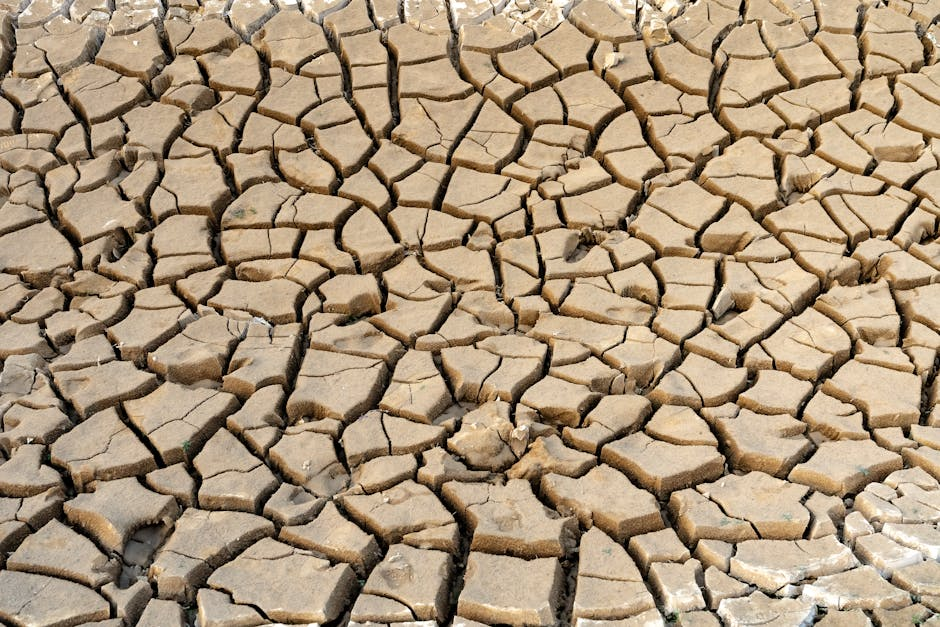
#> input picture data/new_downloads/images/image_0000.jpg, 940 x 627 px
$ python -i data_processing.py   (imports and definitions only)
#> lines starting #> are read from the running program, lines starting #| are printed output that depends on the picture
import cv2
import numpy as np
from typing import Dict, Tuple, Any


class ImagePreprocessor:
    """
    图像预处理器
    用于农田裂缝检测的图像预处理流程
    """

    def __init__(self, target_size: Tuple[int, int] = (640, 640)):
        self.target_size = target_size

    def resize_with_padding(self, image: np.ndarray) -> Tuple[np.ndarray, Dict[str, Any]]:
        """
        等比例缩放图像并填充到目标尺寸

        Args:
            image: 输入图像 (H, W, C)

        Returns:
            处理后的图像和缩放信息字典
        """
        h, w = image.shape[:2]
        target_h, target_w = self.target_size

        # 计算缩放比例（保持长宽比）
        scale = min(target_w / w, target_h / h)

        new_w = int(w * scale)
        new_h = int(h * scale)

        # 缩放图像
        resized = cv2.resize(image, (new_w, new_h), interpolation=cv2.INTER_LINEAR)

        # 计算padding
        pad_x = (target_w - new_w) // 2
        pad_y = (target_h - new_h) // 2
        pad_x_right = target_w - new_w - pad_x
        pad_y_bottom = target_h - new_h - pad_y

        # 填充图像（使用常数填充，值为0）
        padded = cv2.copyMakeBorder(
            resized,
            pad_y, pad_y_bottom,
            pad_x, pad_x_right,
            cv2.BORDER_CONSTANT,
            value=(0, 0, 0)
        )

        info = {
            'scale': scale,
            'pad_x': pad_x,
            'pad_y': pad_y,
            'original_size': (h, w),
            'resized_size': (new_h, new_w)
        }

        return padded, info

    def color_correction(self, image: np.ndarray) -> np.ndarray:
        """
        颜色校正（CLAHE对比度增强）

        Args:
            image: 输入图像

        Returns:
            校正后的图像
        """
        # 转换到LAB色彩空间
        lab = cv2.cvtColor(image, cv2.COLOR_BGR2LAB)
        l_channel, a_channel, b_channel = cv2.split(lab)

        # 应用CLAHE到L通道
        clahe = cv2.createCLAHE(clipLimit=2.0, tileGridSize=(8, 8))
        l_channel = clahe.apply(l_channel)

        # 合并通道并转换回BGR
        enhanced_lab = cv2.merge([l_channel, a_channel, b_channel])
        corrected = cv2.cvtColor(enhanced_lab, cv2.COLOR_LAB2BGR)

        return corrected.astype(np.uint8)

    def preprocess_pipeline(self, image: np.ndarray) -> Tuple[np.ndarray, Dict[str, Any]]:
        """
        完整的预处理流水线

        Args:
            image: 输入图像

        Returns:
            处理后的图像和预处理信息
        """
        # 颜色校正
        corrected = self.color_correction(image)

        # 缩放和填充
        processed, info = self.resize_with_padding(corrected)

        return processed, info

>>> import cv2
>>> picture = cv2.imread('../../data/new_downloads/images/image_0000.jpg')
#> picture is the input picture: shape (627, 940, 3); mean B, G, R 121.9, 148.7, 170.2
>>> result = ImagePreprocessor().preprocess_pipeline(picture)
#> in color_correction, `lab = cv2.cvtColor(image, cv2.COLOR_BGR2LAB)`: lab: shape (627, 940, 3); mean of channels 0, 1, 2 158.1, 132, 145.1
#> in color_correction, `l_channel, a_channel, b_channel = cv2.split(lab)`:
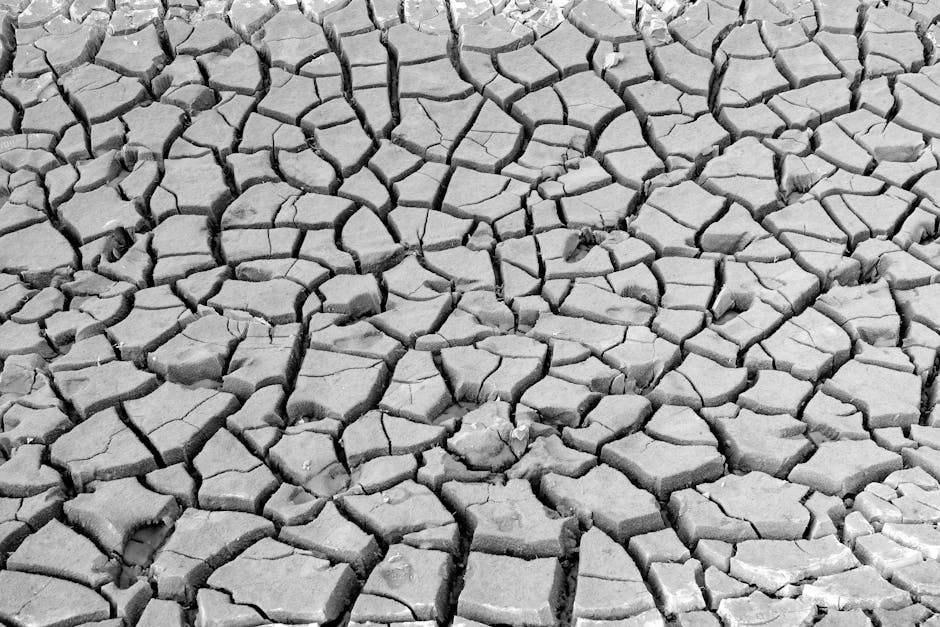
#> l_channel: shape (627, 940); min 0, max 255, mean 158.1
#> in color_correction, `l_channel, a_channel, b_channel = cv2.split(lab)`:
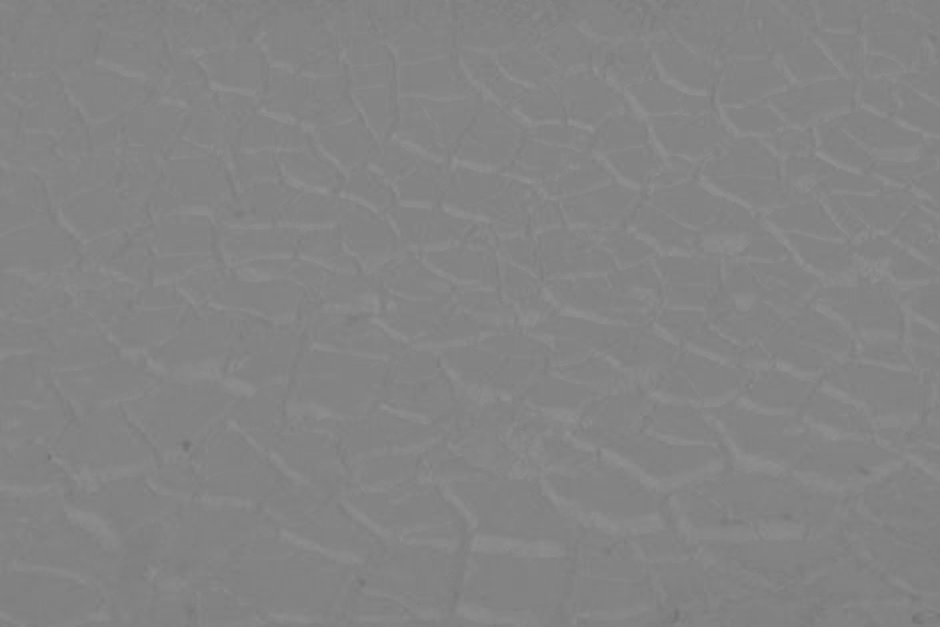
#> a_channel: shape (627, 940); min 112, max 149, mean 132
#> in color_correction, `l_channel, a_channel, b_channel = cv2.split(lab)`:
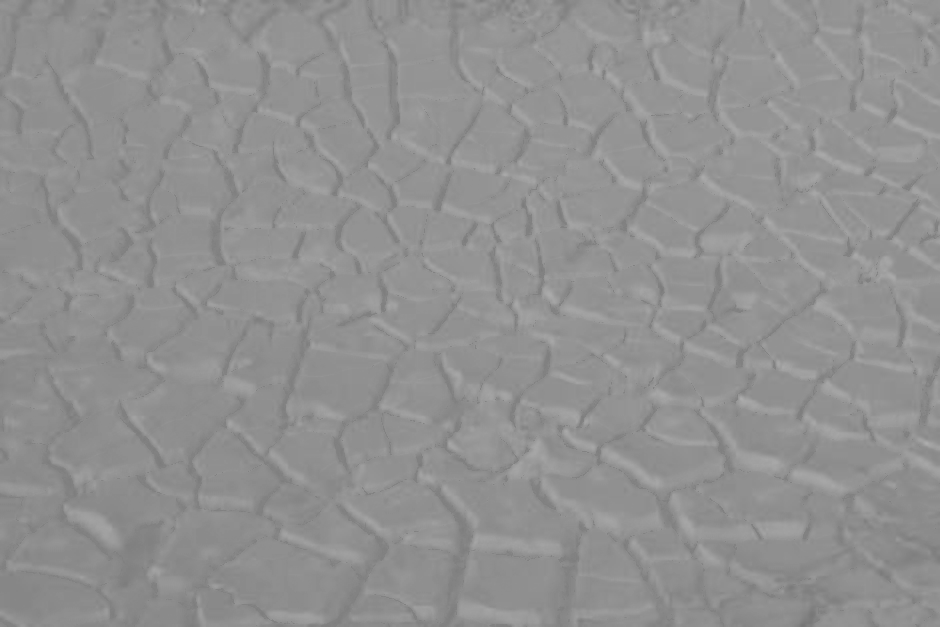
#> b_channel: shape (627, 940); min 117, max 173, mean 145.1
#> in color_correction, `l_channel = clahe.apply(l_channel)`:
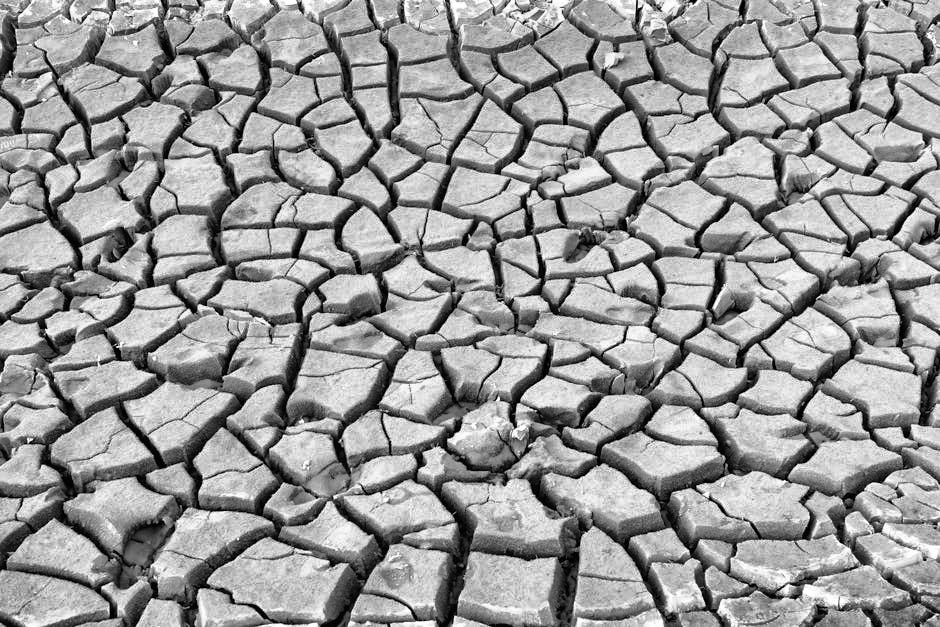
#> l_channel: shape (627, 940); min 0, max 255, mean 152.9
#> in color_correction, `enhanced_lab = cv2.merge([l_channel, a_channel, b_channel])`: enhanced_lab: shape (627, 940, 3); mean of channels 0, 1, 2 152.9, 132, 145.1
#> in color_correction, `corrected = cv2.cvtColor(enhanced_lab, cv2.COLOR_LAB2BGR)`:
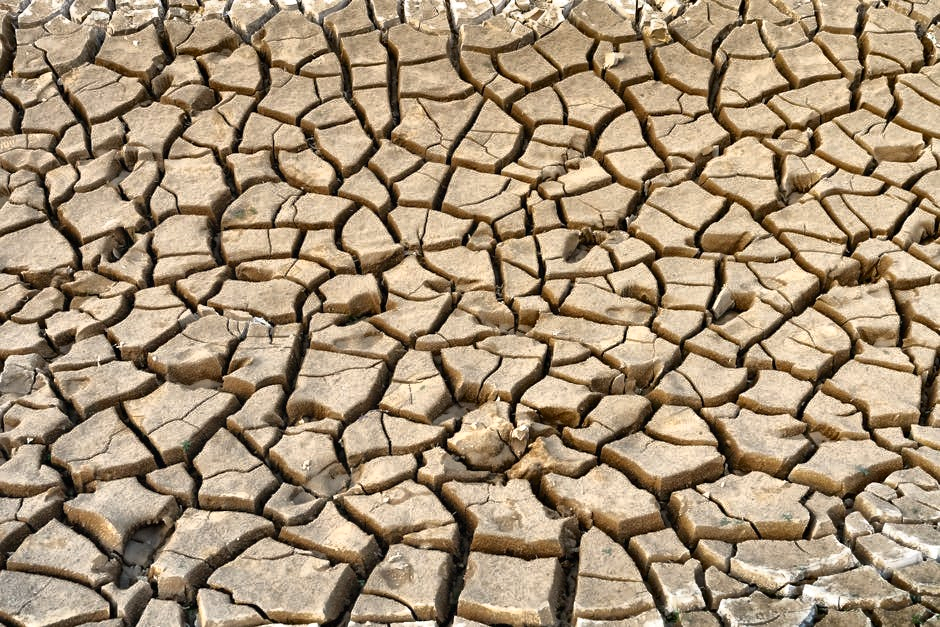
#> corrected: shape (627, 940, 3); mean B, G, R 117.6, 144.3, 165.2
#> in resize_with_padding, `resized = cv2.resize(image, (new_w, new_h), interpolation=cv2.INTER_LI..`:
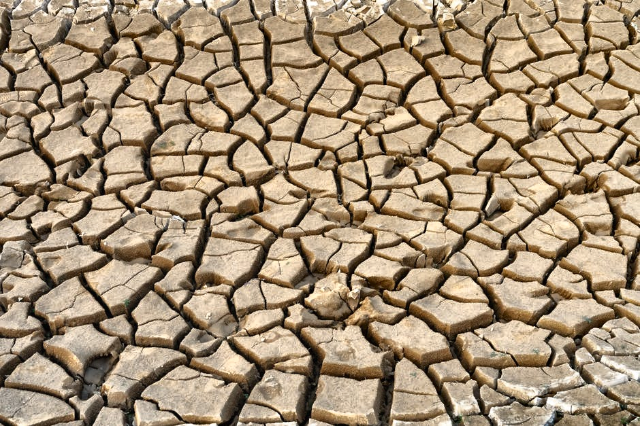
#> resized: shape (426, 640, 3); mean B, G, R 117.5, 144.2, 165.1
#> in resize_with_padding, `padded = cv2.copyMakeBorder( resized, pad_y, pad_y_bottom, pad_x, pad_..`:
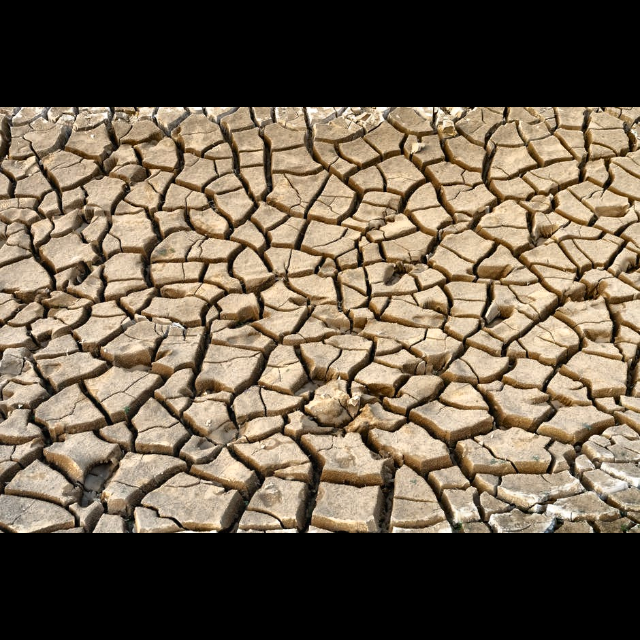
#> padded: shape (640, 640, 3); mean B, G, R 78.2, 96, 109.9
#> in preprocess_pipeline, `processed, info = self.resize_with_padding(corrected)`: info = {'scale': 0.681, 'pad_x': 0, 'pad_y': 107, 'original_size': (627, 940), 'resized_size': (426, 640)}

$ run again, on data/new_downloads/images/image_0001.jpg
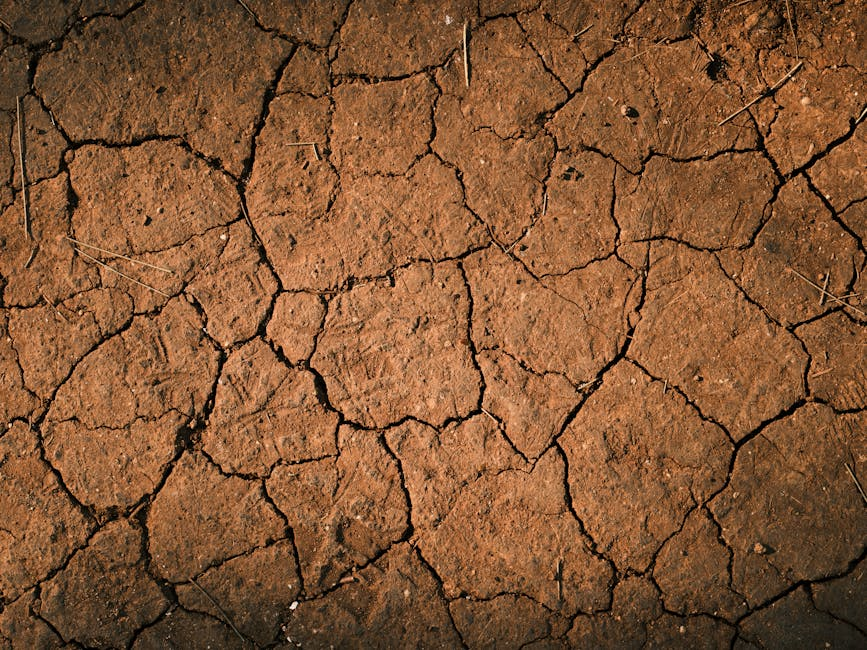
#> input picture data/new_downloads/images/image_0001.jpg, 867 x 650 px
#> picture is the input picture: shape (650, 867, 3); mean B, G, R 52.7, 85.7, 130.1
#> lab: shape (650, 867, 3); mean of channels 0, 1, 2 102.4, 142.5, 154.1
#> enhanced_lab: shape (650, 867, 3); mean of channels 0, 1, 2 124.9, 142.5, 154.1
#> in resize_with_padding, `resized = cv2.resize(image, (new_w, new_h), interpolation=cv2.INTER_LI..`:
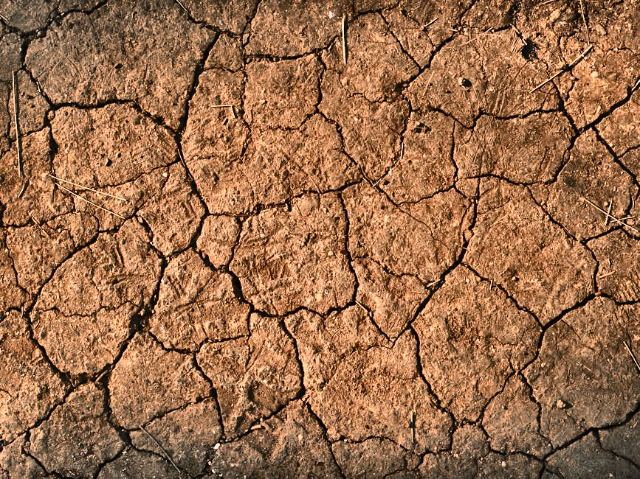
#> resized: shape (479, 640, 3); mean B, G, R 74.3, 108.3, 153.8
#> in resize_with_padding, `padded = cv2.copyMakeBorder( resized, pad_y, pad_y_bottom, pad_x, pad_..`:
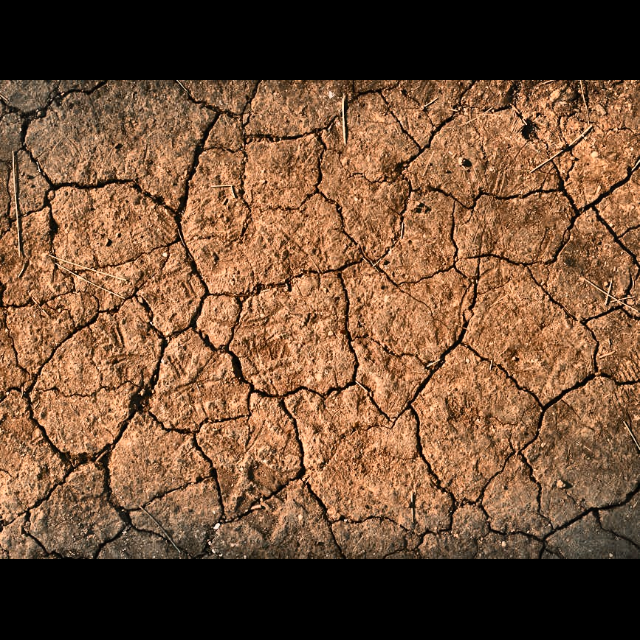
#> padded: shape (640, 640, 3); mean B, G, R 55.6, 81.1, 115.1
#> in preprocess_pipeline, `processed, info = self.resize_with_padding(corrected)`: info = {'scale': 0.738, 'pad_x': 0, 'pad_y': 80, 'original_size': (650, 867), 'resized_size': (479, 640)}

$ run again, on data/new_downloads/images/image_0002.jpg
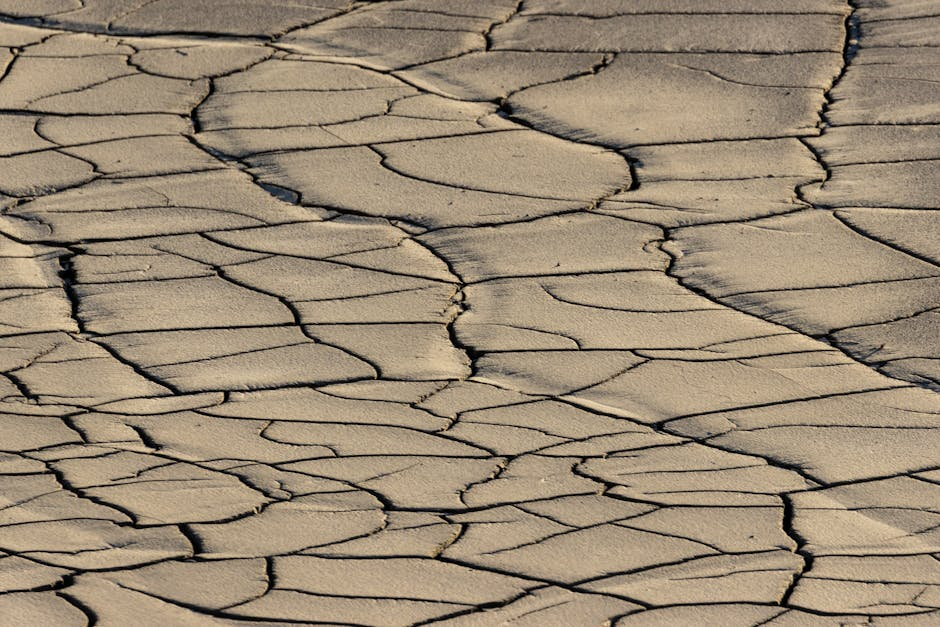
#> input picture data/new_downloads/images/image_0002.jpg, 940 x 627 px
#> picture is the input picture: shape (627, 940, 3); mean B, G, R 115.9, 137.5, 153.6
#> lab: shape (627, 940, 3); mean of channels 0, 1, 2 147.1, 130.5, 141.6
#> in color_correction, `l_channel = clahe.apply(l_channel)`:
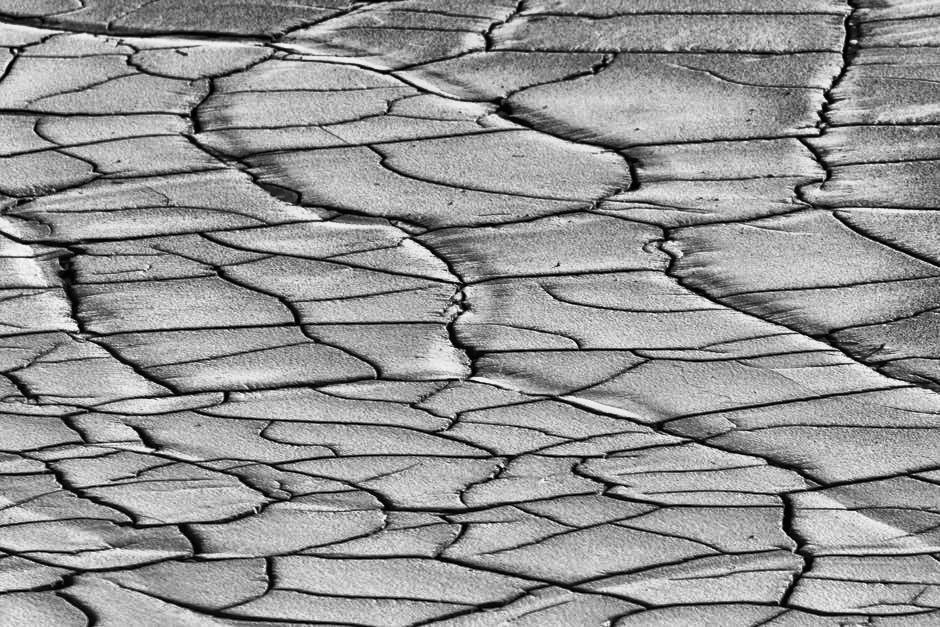
#> l_channel: shape (627, 940); min 0, max 248, mean 148
#> enhanced_lab: shape (627, 940, 3); mean of channels 0, 1, 2 148, 130.5, 141.6
#> in resize_with_padding, `padded = cv2.copyMakeBorder( resized, pad_y, pad_y_bottom, pad_x, pad_..`:
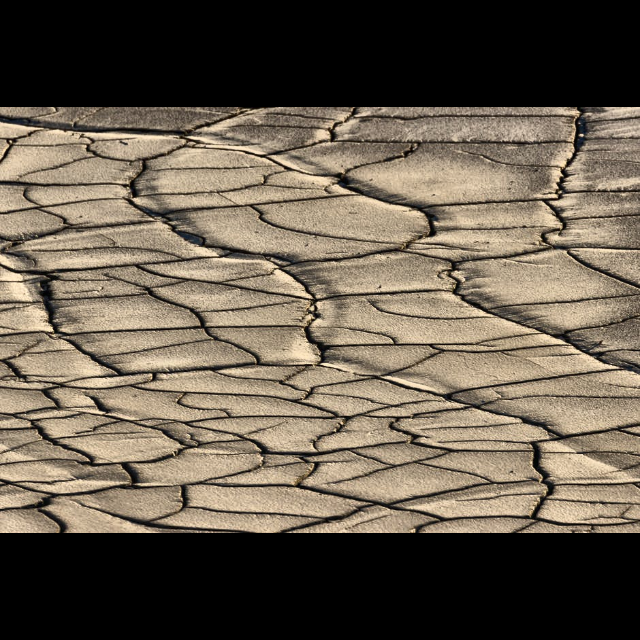
#> padded: shape (640, 640, 3); mean B, G, R 78.2, 92.6, 103.3
#> in preprocess_pipeline, `processed, info = self.resize_with_padding(corrected)`: info = {'scale': 0.681, 'pad_x': 0, 'pad_y': 107, 'original_size': (627, 940), 'resized_size': (426, 640)}

$ run again, on data/new_downloads/images/image_0003.jpg
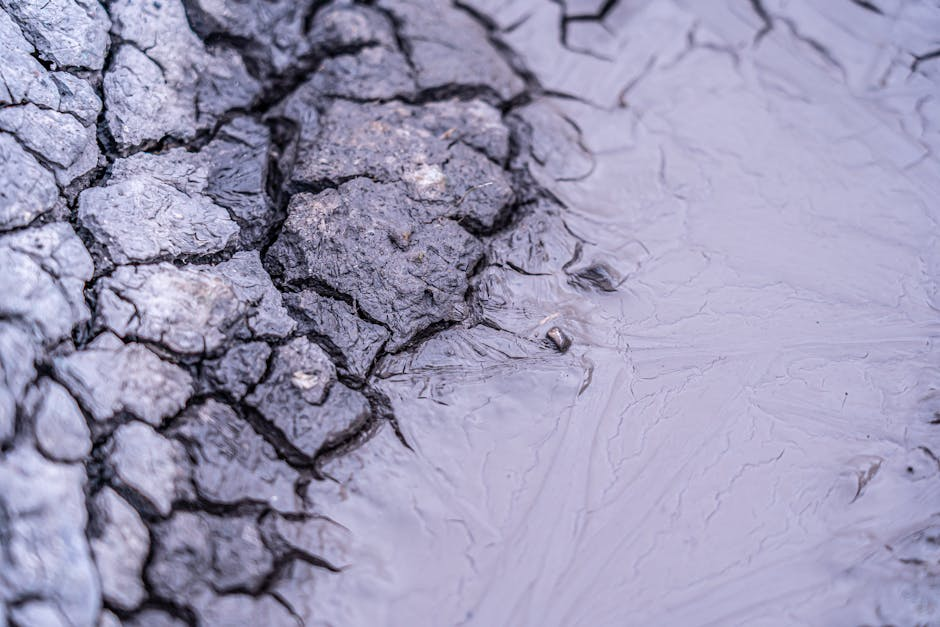
#> input picture data/new_downloads/images/image_0003.jpg, 940 x 627 px
#> picture is the input picture: shape (627, 940, 3); mean B, G, R 181.7, 152.9, 156.2
#> lab: shape (627, 940, 3); mean of channels 0, 1, 2 162.8, 135.1, 113.6
#> enhanced_lab: shape (627, 940, 3); mean of channels 0, 1, 2 159.7, 135.1, 113.6
#> in resize_with_padding, `padded = cv2.copyMakeBorder( resized, pad_y, pad_y_bottom, pad_x, pad_..`:
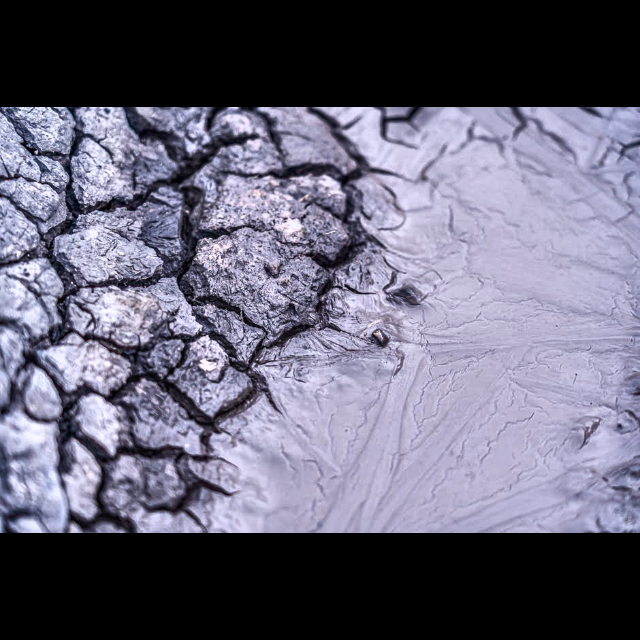
#> padded: shape (640, 640, 3); mean B, G, R 119, 100.1, 102.3
#> in preprocess_pipeline, `processed, info = self.resize_with_padding(corrected)`: info = {'scale': 0.681, 'pad_x': 0, 'pad_y': 107, 'original_size': (627, 940), 'resized_size': (426, 640)}
